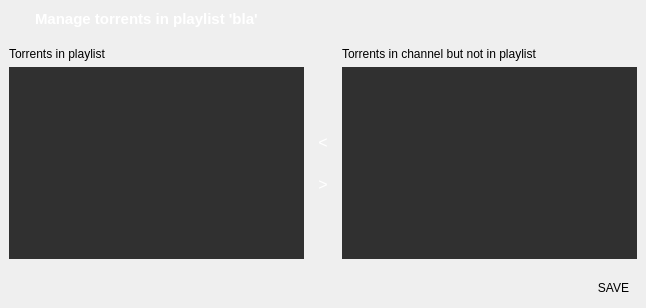
                <widget class="ManagePlaylistPage" name="edit_channel_details_playlist_manage">
                 <layout class="QVBoxLayout" name="verticalLayout">
                  <property name="spacing">
                   <number>0</number>
                  </property>
                  <property name="leftMargin">
                   <number>0</number>
                  </property>
                  <property name="topMargin">
                   <number>0</number>
                  </property>
                  <property name="rightMargin">
                   <number>0</number>
                  </property>
                  <property name="bottomMargin">
                   <number>0</number>
                  </property>
                  <item>
                   <widget class="QWidget" name="widget_14" native="true">
                    <layout class="QHBoxLayout" name="horizontalLayout_18">
                     <property name="spacing">
                      <number>0</number>
                     </property>
                     <property name="leftMargin">
                      <number>0</number>
                     </property>
                     <property name="topMargin">
                      <number>0</number>
                     </property>
                     <property name="rightMargin">
                      <number>0</number>
                     </property>
                     <property name="bottomMargin">
                      <number>0</number>
                     </property>
                     <item>
                      <spacer name="horizontalSpacer_53">
                       <property name="orientation">
                        <enum>Qt::Horizontal</enum>
                       </property>
                       <property name="sizeType">
                        <enum>QSizePolicy::Fixed</enum>
                       </property>
                       <property name="sizeHint" stdset="0">
                        <size>
                         <width>10</width>
                         <height>20</height>
                        </size>
                       </property>
                      </spacer>
                     </item>
                     <item>
                      <widget class="QToolButton" name="manage_channel_playlist_torrents_back">
                       <property name="minimumSize">
                        <size>
                         <width>16</width>
                         <height>18</height>
                        </size>
                       </property>
                       <property name="maximumSize">
                        <size>
                         <width>16</width>
                         <height>18</height>
                        </size>
                       </property>
                       <property name="cursor">
                        <cursorShape>PointingHandCursor</cursorShape>
                       </property>
                       <property name="styleSheet">
                        <string notr="true">border: none; 
border-image: url(images/page_back.png) 0 0 0 0 stretch stretch;
background: none;</string>
                       </property>
                       <property name="text">
                        <string/>
                       </property>
                      </widget>
                     </item>
                     <item>
                      <widget class="QLabel" name="edit_channel_details_manage_playlist_header">
                       <property name="styleSheet">
                        <string notr="true">margin: 10px;
font-size: 15px;
font-weight: bold;
margin-left: 5px;
color: white;</string>
                       </property>
                       <property name="text">
                        <string>Manage torrents in playlist 'bla'</string>
                       </property>
                      </widget>
                     </item>
                    </layout>
                   </widget>
                  </item>
                  <item>
                   <widget class="QWidget" name="widget_15" native="true">
                    <property name="styleSheet">
                     <string notr="true">QListWidget {
background-color: #303030;
border: none;
}
QListWidget::item {
color: white;
}
QToolButton {
font-size: 16px;
border-radius: 13px;
color: white;
}</string>
                    </property>
                    <layout class="QGridLayout" name="gridLayout_4">
                     <item row="1" column="1">
                      <widget class="QWidget" name="widget_16" native="true">
                       <layout class="QVBoxLayout" name="verticalLayout_11">
                        <property name="spacing">
                         <number>6</number>
                        </property>
                        <property name="leftMargin">
                         <number>0</number>
                        </property>
                        <property name="topMargin">
                         <number>0</number>
                        </property>
                        <property name="rightMargin">
                         <number>0</number>
                        </property>
                        <property name="bottomMargin">
                         <number>0</number>
                        </property>
                        <item>
                         <spacer name="verticalSpacer">
                          <property name="orientation">
                           <enum>Qt::Vertical</enum>
                          </property>
                          <property name="sizeHint" stdset="0">
                           <size>
                            <width>20</width>
                            <height>40</height>
                           </size>
                          </property>
                         </spacer>
                        </item>
                        <item>
                         <widget class="CircleButton" name="playlist_manage_add_to_playlist">
                          <property name="minimumSize">
                           <size>
                            <width>26</width>
                            <height>26</height>
                           </size>
                          </property>
                          <property name="maximumSize">
                           <size>
                            <width>26</width>
                            <height>26</height>
                           </size>
                          </property>
                          <property name="cursor">
                           <cursorShape>PointingHandCursor</cursorShape>
                          </property>
                          <property name="styleSheet">
                           <string notr="true"/>
                          </property>
                          <property name="text">
                           <string>&lt;</string>
                          </property>
                         </widget>
                        </item>
                        <item>
                         <spacer name="verticalSpacer_13">
                          <property name="orientation">
                           <enum>Qt::Vertical</enum>
                          </property>
                          <property name="sizeType">
                           <enum>QSizePolicy::Fixed</enum>
                          </property>
                          <property name="sizeHint" stdset="0">
                           <size>
                            <width>20</width>
                            <height>10</height>
                           </size>
                          </property>
                         </spacer>
                        </item>
                        <item>
                         <widget class="CircleButton" name="playlist_manage_remove_from_playlist">
                          <property name="minimumSize">
                           <size>
                            <width>26</width>
                            <height>26</height>
                           </size>
                          </property>
                          <property name="maximumSize">
                           <size>
                            <width>26</width>
                            <height>26</height>
                           </size>
                          </property>
                          <property name="cursor">
                           <cursorShape>PointingHandCursor</cursorShape>
                          </property>
                          <property name="styleSheet">
                           <string notr="true"/>
                          </property>
                          <property name="text">
                           <string>&gt;</string>
                          </property>
                         </widget>
                        </item>
                        <item>
                         <spacer name="verticalSpacer_3">
                          <property name="orientation">
                           <enum>Qt::Vertical</enum>
                          </property>
                          <property name="sizeHint" stdset="0">
                           <size>
                            <width>20</width>
                            <height>40</height>
                           </size>
                          </property>
                         </spacer>
                        </item>
                       </layout>
                      </widget>
                     </item>
                     <item row="1" column="0">
                      <widget class="QListWidget" name="playlist_manage_in_playlist_list">
                       <property name="selectionMode">
                        <enum>QAbstractItemView::ExtendedSelection</enum>
                       </property>
                       <property name="verticalScrollMode">
                        <enum>QAbstractItemView::ScrollPerPixel</enum>
                       </property>
                       <property name="horizontalScrollMode">
                        <enum>QAbstractItemView::ScrollPerPixel</enum>
                       </property>
                      </widget>
                     </item>
                     <item row="1" column="2">
                      <widget class="QListWidget" name="playlist_manage_in_channel_list">
                       <property name="selectionMode">
                        <enum>QAbstractItemView::ExtendedSelection</enum>
                       </property>
                       <property name="verticalScrollMode">
                        <enum>QAbstractItemView::ScrollPerPixel</enum>
                       </property>
                       <property name="horizontalScrollMode">
                        <enum>QAbstractItemView::ScrollPerPixel</enum>
                       </property>
                      </widget>
                     </item>
                     <item row="0" column="0">
                      <widget class="QLabel" name="label_29">
                       <property name="text">
                        <string>Torrents in playlist</string>
                       </property>
                      </widget>
                     </item>
                     <item row="0" column="2">
                      <widget class="QLabel" name="label_42">
                       <property name="text">
                        <string>Torrents in channel but not in playlist</string>
                       </property>
                      </widget>
                     </item>
                    </layout>
                   </widget>
                  </item>
                  <item>
                   <widget class="QWidget" name="widget_17" native="true">
                    <layout class="QHBoxLayout" name="horizontalLayout_19">
                     <property name="leftMargin">
                      <number>8</number>
                     </property>
                     <property name="topMargin">
                      <number>8</number>
                     </property>
                     <property name="rightMargin">
                      <number>8</number>
                     </property>
                     <property name="bottomMargin">
                      <number>8</number>
                     </property>
                     <item>
                      <spacer name="horizontalSpacer_54">
                       <property name="orientation">
                        <enum>Qt::Horizontal</enum>
                       </property>
                       <property name="sizeHint" stdset="0">
                        <size>
                         <width>581</width>
                         <height>20</height>
                        </size>
                       </property>
                      </spacer>
                     </item>
                     <item>
                      <widget class="EllipseButton" name="edit_channel_manage_playlist_save_button">
                       <property name="sizePolicy">
                        <sizepolicy hsizetype="Preferred" vsizetype="Fixed">
                         <horstretch>0</horstretch>
                         <verstretch>0</verstretch>
                        </sizepolicy>
                       </property>
                       <property name="minimumSize">
                        <size>
                         <width>0</width>
                         <height>24</height>
                        </size>
                       </property>
                       <property name="maximumSize">
                        <size>
                         <width>16777215</width>
                         <height>24</height>
                        </size>
                       </property>
                       <property name="cursor">
                        <cursorShape>PointingHandCursor</cursorShape>
                       </property>
                       <property name="styleSheet">
                        <string notr="true">border-radius: 12px;
padding-left: 4px;
padding-right: 4px;</string>
                       </property>
                       <property name="text">
                        <string>SAVE</string>
                       </property>
                      </widget>
                     </item>
                    </layout>
                   </widget>
                  </item>
                 </layout>
                </widget>
